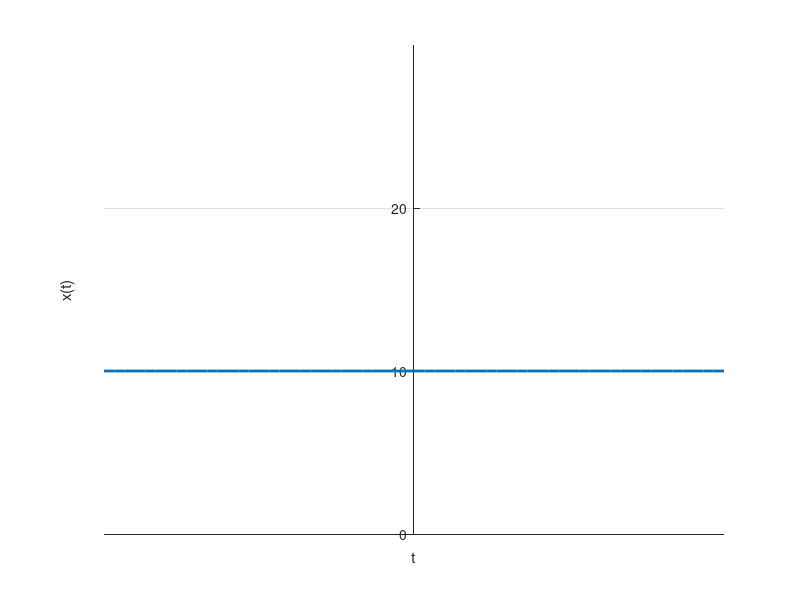

This chart was generated by the following MATLAB code:
clear all; close all; clc

fs = 100;
t1 = -0.3:1/fs:0.3;
x = 1.25*t1+7.5;

for i=1:1:length(t1)
if(t1(i)<2)
  x(i) = 10;
elseif(t1(i)>10)
  x(i) = 20;
end  
  
end

plot(t1,x,'LineWidth',2)
set(gca,"yaxislocation","origin")
set(gca,"xaxislocation","origin")
set(gca,"box","off")
xlabel("t");
ylabel("x(t)");
grid on

ylim([0 30])
yticks([0 10 20])
yticklabels({'0','10','20'})
xticks([-12:2:12])

